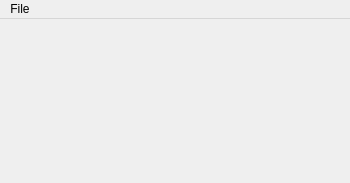
<?xml version="1.0" encoding="UTF-8"?>
<ui version="4.0">
 <class>MainWindow</class>
 <widget class="QMainWindow" name="MainWindow">
  <property name="geometry">
   <rect>
    <x>0</x>
    <y>0</y>
    <width>350</width>
    <height>183</height>
   </rect>
  </property>
  <property name="windowTitle">
   <string>ERP</string>
  </property>
  <widget class="QWidget" name="centralwidget">
   <layout class="QGridLayout" name="gridLayout">
    <item row="0" column="0">
     <widget class="QStackedWidget" name="stackedWidget"/>
    </item>
   </layout>
  </widget>
  <widget class="QMenuBar" name="menubar">
   <property name="geometry">
    <rect>
     <x>0</x>
     <y>0</y>
     <width>350</width>
     <height>21</height>
    </rect>
   </property>
   <widget class="QMenu" name="menuFile">
    <property name="title">
     <string>File</string>
    </property>
    <addaction name="actionFournisseur"/>
    <addaction name="actionPole"/>
    <addaction name="actionItem"/>
   </widget>
   <addaction name="menuFile"/>
  </widget>
  <action name="actionFournisseur">
   <property name="text">
    <string>Fournisseur</string>
   </property>
  </action>
  <action name="actionPole">
   <property name="text">
    <string>Pole</string>
   </property>
  </action>
  <action name="actionItem">
   <property name="text">
    <string>Item</string>
   </property>
  </action>
 </widget>
 <resources/>
 <connections/>
</ui>
